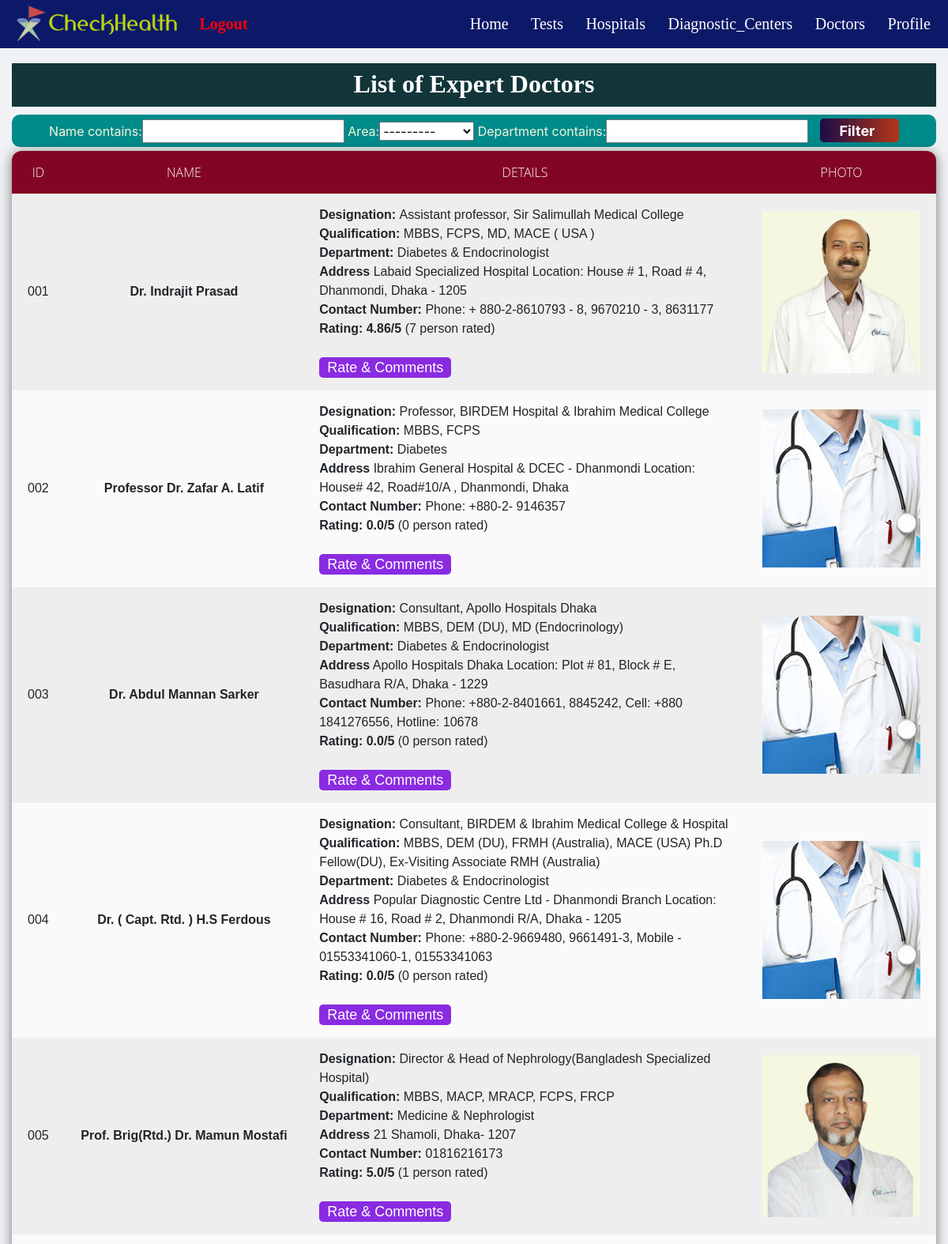
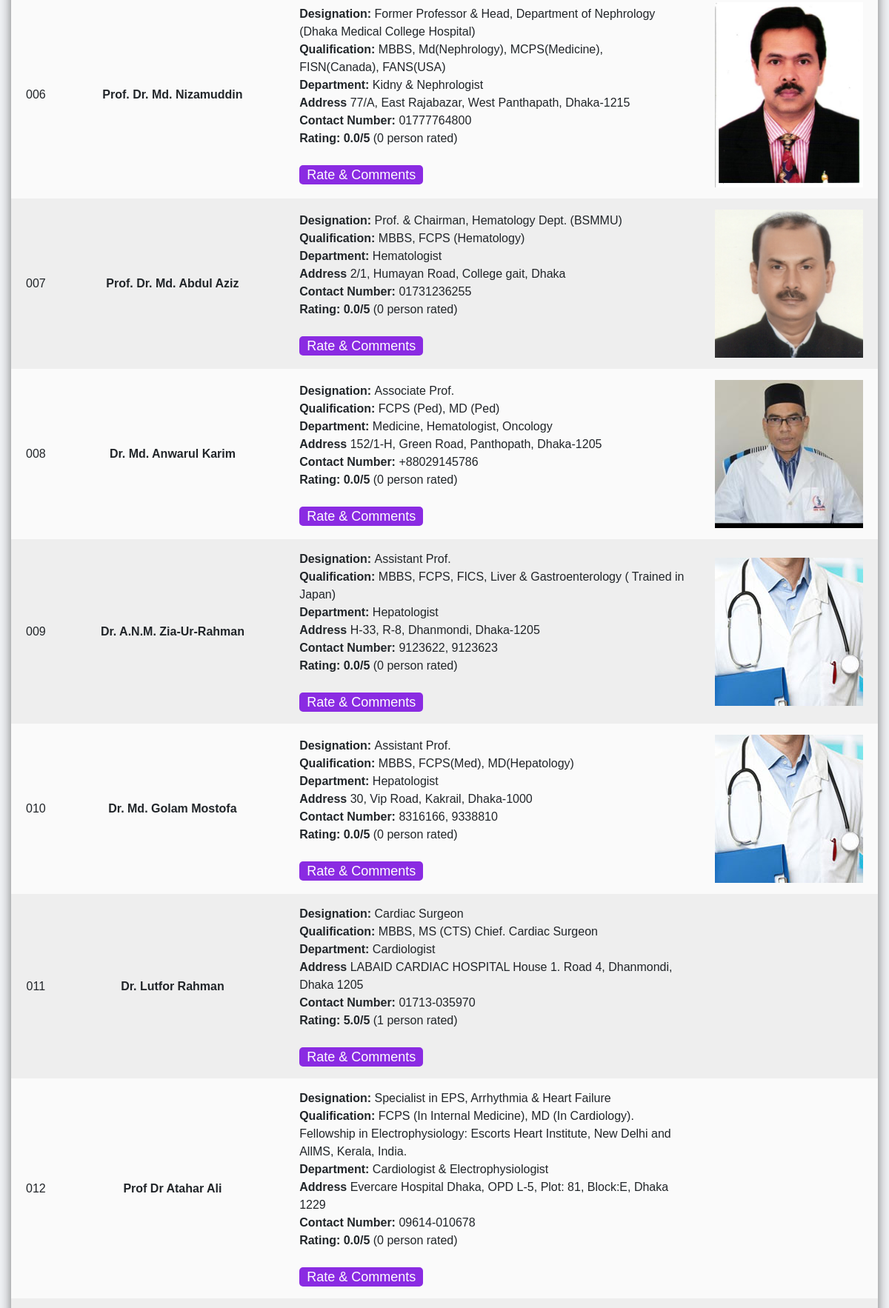
The app's page /alldoctors (signed in, upper part) with its own data (2 pictures, top to bottom).
### SARZS/models.py (models this page shows, shortened)
class doctor_list(models.Model):
    DOCid = models.CharField(max_length=10, null=True)
    Name = models.CharField(max_length=100, null=True)
    Designation = models.CharField(max_length=200, null=True)
    Qualification = models.CharField(max_length=200, null=True)
    Department = models.CharField(max_length=200, null=True)
    Contact = models.CharField(max_length=200, null=True)
    Address = models.CharField(max_length=400, null=True)
    area = (
        ('Barishal', 'Barishal '),
        ('Chittagong', 'Chittagong '),
        ('Dhaka', 'Dhaka'),
        ('Mymensingh', 'Mymensingh'),
        ('Khulna', 'Khulna'),
        ('Rajshahi', 'Rajshahi'),
        ('Rangpur', 'Rangpur'),
        ('Sylhet', 'Sylhet'),
    )
    Area = models.CharField(max_length=50, null=True, choices=area)
    photo = models.ImageField(upload_to="images", null=True, blank=True)
    rating = models.FloatField(null=True, default=0)
    totalRating = models.FloatField(null=True, default=0)
    numberOfRating = models.IntegerField(null=True, default=0)

### SARZS/views.py (the view)
# urls.py: path('alldoctors', alldoctors, name='alldoctors'),
@login_required(login_url='via')
def alldoctors(request):
    doctor_dept = "Expert Doctors"
    special_doctor = doctor_list.objects.all()
    myFilter = alldoctorFilter(request.GET, queryset=special_doctor)
    special_doctor = myFilter.qs
    return render(request, 'htmls/doctor.html', {'doctor_dept': doctor_dept, 'special_doctor': special_doctor, 'myFilter': myFilter})

### SARZS/templates/htmls/doctor.html (shortened to what this page needs)
{% extends 'htmls/main.html' %}
{% block content %}
{% load static %}
<head>
    <link rel="stylesheet" type="text/css" href="{% static '/css/main.css' %}">
</head>
<body>
<div class="title">
    <h2>List of {{ doctor_dept }}</h2>
</div>
<div class="bar">
    <form method="GET">
        {{myFilter.form}}
        <button class="submit_button" type="submit">Filter</button>
    </form>
</div>
<table>
    <tr>
        <th>ID</th>
        <th>Name</th>
        <th>Details</th>
        <th>Photo</th>
    </tr>
    {% for i in special_doctor %}
    <tr>
    <td>{{i.DOCid}}</td>
    <td><b>{{i.Name}}</b></td>
    <td class="details">
        <b>Designation: </b> {{i.Designation}} <br>
        <b>Qualification: </b> {{i.Qualification}} <br>
        <b>Department: </b> {{i.Department}} <br>
        <b>Address</b> {{i.Address}} <br>
        <b>Contact Number: </b> {{i.Contact}} <br>
        <b>Rating:  {{i.rating}}/5 </b> ({{i.numberOfRating}} person rated)<br><br>
        <a class="normal_button" href="{% url 'doctorDetails' i.id %}">Rate & Comments</a>
    </td>
    <td>
        <img class="photo" src="{{ i.photo.url }}" alt="">
    </td>
    {% endfor %}
    </tr>
</table>
{% endblock %}

### static/css/main.css (style rules this page uses)
.title { background: rgb(18, 53, 58); color: white; padding: 7px 10px 2px; margin-bottom: 10px; font-family: Georgia, serif; text-align: center; }
.title h2 { color: white; font-weight: bold; font-family: Georgia, serif; padding: 0px; }
.bar { text-align: center; background-color: darkcyan ; border-radius: 10px; color: beige; }
table { margin: auto; border-collapse: collapse; border-spacing: 0; box-shadow: 0 2px 15px rgba(64,64,64,.7); border-radius: 12px 12px 0 0; margin-top: 5px; overflow: hidden; }
td , th { padding: 15px 20px; text-align: center; }
th { background-color: rgb(131, 5, 37); color: #fafafa; font-family: 'Open Sans',Sans-serif; font-weight: 200; text-transform: uppercase; }
tr { width: 100%; background-color: #fafafa; font-family: 'Montserrat', sans-serif; }
tr:nth-child(even) { background-color: #eeeeee; }
.submit_button { height: 30px; width: 100px; background: -webkit-linear-gradient(left, #1b0b49, #b43616); border: none; color: #fff; padding-left: 0; border-radius: 5px; font-size: 18px; font-weight: bold; cursor: pointer; text-align: center; margin-top: 5px; margin-left: 10px; }
.normal_button { font-size: 18px; color: white ; background-color: blueviolet; margin-right: 20px; padding-top: 3px; padding-bottom: 3px; padding-left: 10px; padding-right: 10px; border-radius: 5px; }
.photo { width: 200px; }
.details { text-align: left; }

### SARZS/templates/htmls/main.html (style rules this page uses)
html { scroll-behavior: smooth; }
body { background: #f0f2f5; }

### SARZS/templates/htmls/navBar.html (style rules this page uses)
html, body { margin: 0; padding: 0; width: 100%; }

### records on screen
doctor_list: DOCid "001", Name "Dr. Indrajit Prasad", Designation "Assistant professor, Sir Salimullah Medical College", Qualification "MBBS, FCPS, MD, MACE ( USA )", Department "Diabetes & Endocrinologist", Address "Labaid Specialized Hospital Location: House # 1, Road # 4, Dhanmondi, Dhaka - 1205", Contact "Phone: + 880-2-8610793 - 8, 9670210 - 3, 8631177", rating "4.86", numberOfRating "7", photo (picture)
doctor_list: DOCid "002", Name "Professor Dr. Zafar A. Latif", Designation "Professor, BIRDEM Hospital & Ibrahim Medical College", Qualification "MBBS, FCPS", Department "Diabetes", Address "Ibrahim General Hospital & DCEC - Dhanmondi Location: House# 42, Road#10/A , Dhanmondi, Dhaka", Contact "Phone: +880-2- 9146357", rating "0.0", numberOfRating "0", photo (picture)
doctor_list: DOCid "003", Name "Dr. Abdul Mannan Sarker", Designation "Consultant, Apollo Hospitals Dhaka", Qualification "MBBS, DEM (DU), MD (Endocrinology)", Department "Diabetes & Endocrinologist", Address "Apollo Hospitals Dhaka Location: Plot # 81, Block # E, Basudhara R/A, Dhaka - 1229", Contact "Phone: +880-2-8401661, 8845242, Cell: +880 1841276556, Hotline: 10678", rating "0.0", numberOfRating "0", photo (picture)
doctor_list: DOCid "004", Name "Dr. ( Capt. Rtd. ) H.S Ferdous", Designation "Consultant, BIRDEM & Ibrahim Medical College & Hospital", Qualification "MBBS, DEM (DU), FRMH (Australia), MACE (USA) Ph.D Fellow(DU), Ex-Visiting Associate RMH (Australia)", Department "Diabetes & Endocrinologist", Address "Popular Diagnostic Centre Ltd - Dhanmondi Branch Location: House # 16, Road # 2, Dhanmondi R/A, Dhaka - 1205", Contact "Phone: +880-2-9669480, 9661491-3, Mobile - 01553341060-1, 01553341063", rating "0.0", numberOfRating "0", photo (picture)
doctor_list: DOCid "005", Name "Prof. Brig(Rtd.) Dr. Mamun Mostafi", Designation "Director & Head of Nephrology(Bangladesh Specialized Hospital)", Qualification "MBBS, MACP, MRACP, FCPS, FRCP", Department "Medicine & Nephrologist", Address "21 Shamoli, Dhaka- 1207", Contact "01816216173", rating "5.0", numberOfRating "1", photo (picture)
doctor_list: DOCid "006", Name "Prof. Dr. Md. Nizamuddin", Designation "Former Professor & Head, Department of Nephrology (Dhaka Medical College Hospital)", Qualification "MBBS, Md(Nephrology), MCPS(Medicine), FISN(Canada), FANS(USA)", Department "Kidny & Nephrologist", Address "77/A, East Rajabazar, West Panthapath, Dhaka-1215", Contact "01777764800", rating "0.0", numberOfRating "0", photo (picture)
doctor_list: DOCid "007", Name "Prof. Dr. Md. Abdul Aziz", Designation "Prof. & Chairman, Hematology Dept. (BSMMU)", Qualification "MBBS, FCPS (Hematology)", Department "Hematologist", Address "2/1, Humayan Road, College gait, Dhaka", Contact "01731236255", rating "0.0", numberOfRating "0", photo (picture)
doctor_list: DOCid "008", Name "Dr. Md. Anwarul Karim", Designation "Associate Prof.", Qualification "FCPS (Ped), MD (Ped)", Department "Medicine, Hematologist, Oncology", Address "152/1-H, Green Road, Panthopath, Dhaka-1205", Contact "+88029145786", rating "0.0", numberOfRating "0", photo (picture)
doctor_list: DOCid "009", Name "Dr. A.N.M. Zia-Ur-Rahman", Designation "Assistant Prof.", Qualification "MBBS, FCPS, FICS, Liver & Gastroenterology ( Trained in Japan)", Department "Hepatologist", Address "H-33, R-8, Dhanmondi, Dhaka-1205", Contact "9123622, 9123623", rating "0.0", numberOfRating "0", photo (picture)
doctor_list: DOCid "010", Name "Dr. Md. Golam Mostofa", Designation "Assistant Prof.", Qualification "MBBS, FCPS(Med), MD(Hepatology)", Department "Hepatologist", Address "30, Vip Road, Kakrail, Dhaka-1000", Contact "8316166, 9338810", rating "0.0", numberOfRating "0", photo (picture)
doctor_list: DOCid "011", Name "Dr. Lutfor Rahman", Designation "Cardiac Surgeon", Qualification "MBBS, MS (CTS) Chief. Cardiac Surgeon", Department "Cardiologist", Address "LABAID CARDIAC HOSPITAL House 1. Road 4, Dhanmondi, Dhaka 1205", Contact "01713-035970", rating "5.0", numberOfRating "1"
doctor_list: DOCid "012", Name "Prof Dr Atahar Ali", Designation "Specialist in EPS, Arrhythmia & Heart Failure", Qualification "FCPS (In Internal Medicine), MD (In Cardiology). Fellowship in Electrophysiology: Escorts Heart Institute, New Delhi and AllMS, Kerala, India.", Department "Cardiologist & Electrophysiologist", Address "Evercare Hospital Dhaka, OPD L-5, Plot: 81, Block:E, Dhaka 1229", Contact "09614-010678", rating "0.0", numberOfRating "0"

### other values on screen
{{ doctor_dept }} "Expert Doctors"
